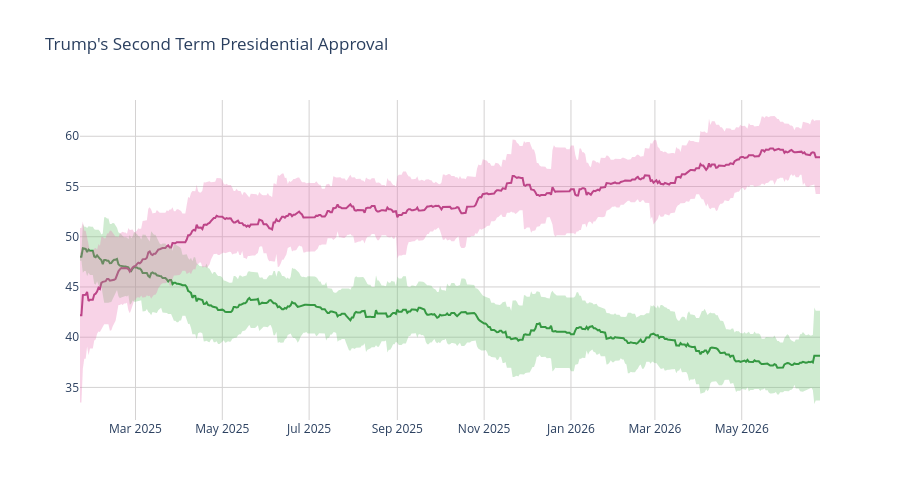

The notebook cell this image was saved under:
### Code cell
disappr_ci_hex = "#e86eaf"
appr_ci_hex = "#60be65"
disappr_ci_rgba = "rgba(232, 110, 175, 0.3)"
appr_ci_rgba = "rgba(96, 190, 101, 0.3)"
grid_col = "#d4d2d2"


# Approve
fig = go.Figure(go.Scatter(
    x=pres['end_date'],
    y=pres['approve'],
    hovertemplate="%{y:.2f}%",
    name="<b>Approve</b>",
    line=dict(color="#228833"),
    showlegend=False
))

# Disapprove
fig.add_trace(go.Scatter(
    x=pres['end_date'],
    y=pres['disapprove'],
    hovertemplate="%{y:.2f}%",
    name="<b>Disapprove</b>",
    line=dict(color="#aa3377"),
    showlegend=False
    )
)

# Approve CI
fig.add_traces([

    # Upper bound
    go.Scatter(
        x=pres['end_date'],
        y=pres['approve_upper_ci'],
        marker=dict(color=appr_ci_hex),
        line=dict(width=0),
        mode='lines',
        showlegend=False,
        hoverinfo="skip"
    ),

    # Lower bound
    go.Scatter(
        x=pres['end_date'],
        y=pres['approve_lower_ci'],
        marker=dict(color=appr_ci_hex),
        line=dict(width=0),
        mode='lines',
        fillcolor=appr_ci_rgba,
        fill="tonexty",
        showlegend=False,
        hoverinfo="skip"
    )
])

# Disapprove CI
fig.add_traces([

    # Upper bound
    go.Scatter(
        x=pres['end_date'],
        y=pres['disapprove_upper_ci'],
        marker=dict(color=disappr_ci_hex),
        line=dict(width=0),
        mode='lines',
        showlegend=False,
        hoverinfo="skip"
    ),

    # Lower bound
    go.Scatter(
        x=pres['end_date'],
        y=pres['disapprove_lower_ci'],
        marker=dict(color=disappr_ci_hex),
        line=dict(width=0),
        mode='lines',
        fillcolor=disappr_ci_rgba,
        fill="tonexty",
        showlegend=False,
        hoverinfo="skip"
    )
])

fig.update_layout(
    title=dict(text="Trump's Second Term Presidential Approval"),
    hovermode="x"
)

fig.update_xaxes(gridcolor=grid_col)
fig.update_yaxes(gridcolor=grid_col)

fig.update_layout(hovermode="x", hoverlabel_align="right", plot_bgcolor="rgba(0, 0, 0, 0)", height=500)
fig.show()

### Figure 1 — Plotly figure (JSON) as saved in the notebook; plotly's stock layout.template omitted (floating-point values rounded to 4 significant figures; data arrays with more than 128 entries replaced by an {"elided": "..."} marker saying what was removed)
{"data": [{"hovertemplate": "%{y:.2f}%", "line": {"color": "#228833"}, "name": "<b>Approve</b>", "showlegend": false, "type": "scatter", "x": {"elided": "521 str values"}, "y": {"elided": "521 float values"}}, {"hovertemplate": "%{y:.2f}%", "line": {"color": "#aa3377"}, "name": "<b>Disapprove</b>", "showlegend": false, "type": "scatter", "x": {"elided": "521 str values"}, "y": {"elided": "521 float values"}}, {"hoverinfo": "skip", "line": {"width": 0}, "marker": {"color": "#60be65"}, "mode": "lines", "showlegend": false, "type": "scatter", "x": {"elided": "521 str values"}, "y": {"elided": "521 float values"}}, {"fill": "tonexty", "fillcolor": "rgba(96, 190, 101, 0.3)", "hoverinfo": "skip", "line": {"width": 0}, "marker": {"color": "#60be65"}, "mode": "lines", "showlegend": false, "type": "scatter", "x": {"elided": "521 str values"}, "y": {"elided": "521 float values"}}, {"hoverinfo": "skip", "line": {"width": 0}, "marker": {"color": "#e86eaf"}, "mode": "lines", "showlegend": false, "type": "scatter", "x": {"elided": "521 str values"}, "y": {"elided": "521 float values"}}, {"fill": "tonexty", "fillcolor": "rgba(232, 110, 175, 0.3)", "hoverinfo": "skip", "line": {"width": 0}, "marker": {"color": "#e86eaf"}, "mode": "lines", "showlegend": false, "type": "scatter", "x": {"elided": "521 str values"}, "y": {"elided": "521 float values"}}], "layout": {"height": 500, "hoverlabel": {"align": "right"}, "hovermode": "x", "plot_bgcolor": "rgba(0, 0, 0, 0)", "title": {"text": "Trump's Second Term Presidential Approval"}, "xaxis": {"gridcolor": "#d4d2d2"}, "yaxis": {"gridcolor": "#d4d2d2"}}}
